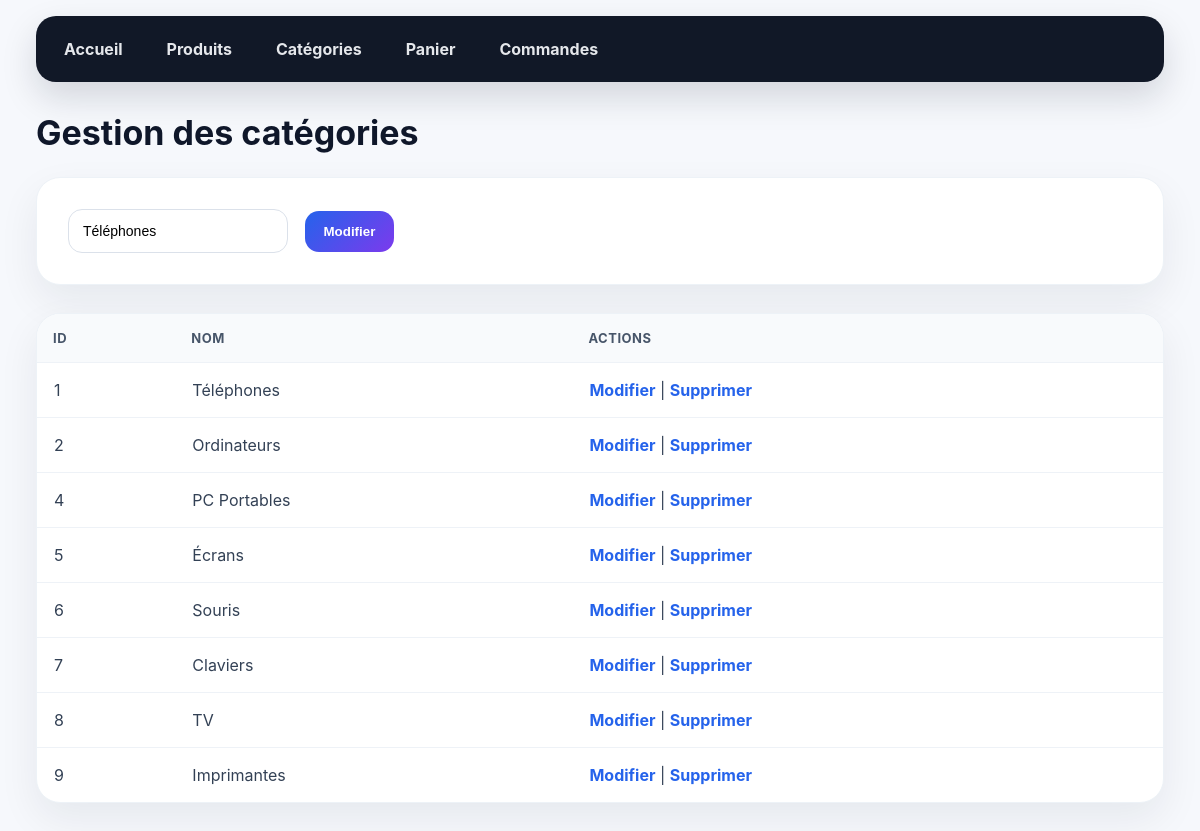
/categories.php?edit=1 (signed in), run on the app's committed database.
### tables this page shows
CREATE TABLE `categories` (
  `id` int(11) NOT NULL,
  `name` varchar(100) DEFAULT NULL
);

### categories.php (the view, shortened to what this page needs)
<?php
require_once __DIR__ . '/../bd_connect.php';
$editCategory = null;
if (isset($_GET['edit'])) {
    $stmt = $db->prepare("SELECT * FROM categories WHERE id = ?");
    $stmt->execute([$_GET['edit']]);
    $editCategory = $stmt->fetch(PDO::FETCH_ASSOC);
}
$categories = $db->query("SELECT * FROM categories")->fetchAll(PDO::FETCH_ASSOC);
?>
<link rel="stylesheet" href="../assets/style.css">
<div class="menu">
    <a href="../dashboard.php">Accueil</a>
    <a href="products.php">Produits</a>
    <a href="categories.php">Catégories</a>
    <a href="cart.php">Panier</a>
    <?php if ($_SESSION['user']['role'] === 'admin'): ?>
    <a href="orders.php">Commandes</a>
<?php endif; ?>
</div>
<div class="container">
    <h1>Gestion des catégories</h1>
    <form method="POST" class="form-card">
        <input type="text" name="name" placeholder="Nom catégorie"
               value="<?= htmlspecialchars($editCategory['name'] ?? '') ?>" required>
        <button type="submit">
            <?= $editCategory ? 'Modifier' : 'Ajouter' ?>
        </button>
    </form>
    <table>
        <tr>
            <th>ID</th>
            <th>Nom</th>
            <th>Actions</th>
        </tr>
        <?php foreach ($categories as $category): ?>
            <tr>
                <td><?= $category['id'] ?></td>
                <td><?= htmlspecialchars($category['name']) ?></td>
                <td>
                    <a href="categories.php?edit=<?= $category['id'] ?>">Modifier</a>
                    |
                    <a href="categories.php?delete=<?= $category['id'] ?>"
                       onclick="return confirm('Supprimer cette catégorie ?')">Supprimer</a>
                </td>
            </tr>
        <?php endforeach; ?>
    </table>
</div>

### style.css (style rules this page uses)
* { margin: 0; padding: 0; box-sizing: border-box; }
a { text-decoration: none; }
.menu { width: 94%; margin: 16px auto 0; background: #111827; padding: 10px; border-radius: 20px; display: flex; gap: 8px; box-shadow: 0 15px 35px rgba(15, 23, 42, 0.15); }
.menu a { color: #e5e7eb; padding: 13px 18px; border-radius: 14px; font-weight: 700; transition: 0.25s; }
.container { width: 94%; margin: 30px auto; }
h1 { font-size: 34px; margin-bottom: 24px; color: #0f172a; }
input, select { padding: 13px 14px; margin: 7px; border: 1px solid #dbe1ea; border-radius: 14px; min-width: 220px; background: white; outline: none; font-size: 14px; }
button, .btn { background: linear-gradient(135deg, #2563eb, #7c3aed); color: white; border: none; padding: 13px 19px; border-radius: 14px; font-weight: 800; cursor: pointer; display: inline-block; margin: 8px 5px; transition: 0.25s; }
.form-card { background: white; padding: 24px; border-radius: 24px; margin-bottom: 28px; box-shadow: 0 16px 40px rgba(15, 23, 42, 0.07); border: 1px solid #edf2f7; }
table { width: 100%; background: white; border-collapse: separate; border-spacing: 0; border-radius: 24px; overflow: hidden; box-shadow: 0 16px 40px rgba(15, 23, 42, 0.07); border: 1px solid #edf2f7; margin-top: 20px; }
th { background: #f8fafc; color: #475569; text-align: left; padding: 16px; font-size: 13px; text-transform: uppercase; letter-spacing: 0.5px; }
td { padding: 17px; border-top: 1px solid #eef2f7; color: #334155; }
td a { color: #2563eb; font-weight: 700; }

### data on the page
categories: name "Téléphones", id "1"
categories: id "2", name "Ordinateurs"
categories: id "4", name "PC Portables"
categories: id "5", name "Écrans"
categories: id "6", name "Souris"
categories: id "7", name "Claviers"
categories: id "8", name "TV"
categories: id "9", name "Imprimantes"
